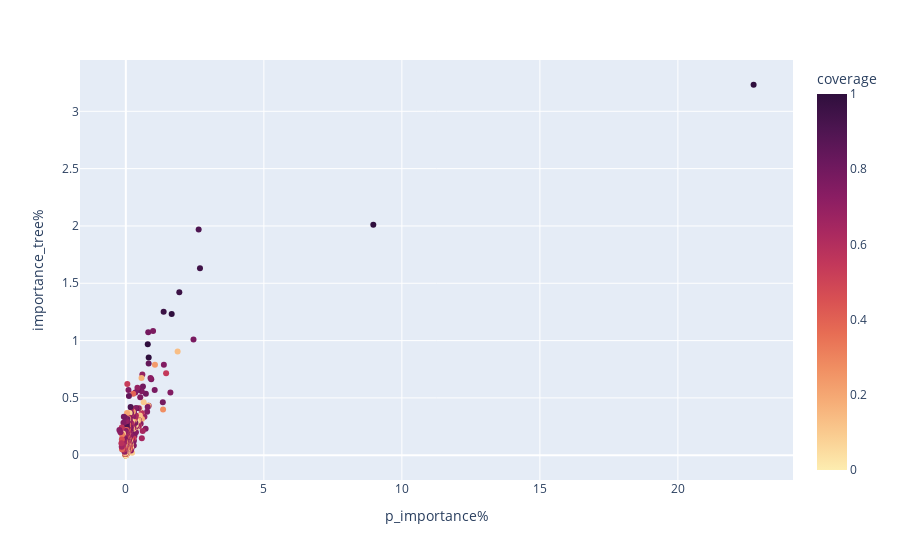

Here is the notebook cell this chart was saved with:
### Code cell
px.scatter(
    p_imp_df,
    x="p_importance%",
    y="importance_tree%",
    color="coverage",
    hover_data=["feature"],
    color_continuous_scale="matter",
)

### Figure 1 — Plotly figure (JSON) as saved in the notebook; plotly's stock layout.template omitted (floating-point values rounded to 4 significant figures; data arrays with more than 128 entries replaced by an {"elided": "..."} marker saying what was removed)
{"data": [{"customdata": {"elided": "815x1 str values"}, "hovertemplate": "p_importance%=%{x}<br>importance_tree%=%{y}<br>feature=%{customdata[0]}<br>coverage=%{marker.color}<extra></extra>", "legendgroup": "", "marker": {"color": {"elided": "815 float values"}, "coloraxis": "coloraxis", "symbol": "circle"}, "mode": "markers", "name": "", "orientation": "v", "showlegend": false, "type": "scatter", "x": {"elided": "815 float values"}, "xaxis": "x", "y": {"elided": "815 float values"}, "yaxis": "y"}], "layout": {"coloraxis": {"colorbar": {"title": {"text": "coverage"}}, "colorscale": [[0, "rgb(253, 237, 176)"], [0.09091, "rgb(250, 205, 145)"], [0.1818, "rgb(246, 173, 119)"], [0.2727, "rgb(240, 142, 98)"], [0.3636, "rgb(231, 109, 84)"], [0.4545, "rgb(216, 80, 83)"], [0.5455, "rgb(195, 56, 90)"], [0.6364, "rgb(168, 40, 96)"], [0.7273, "rgb(138, 29, 99)"], [0.8182, "rgb(107, 24, 93)"], [0.9091, "rgb(76, 21, 80)"], [1, "rgb(47, 15, 61)"]]}, "legend": {"tracegroupgap": 0}, "margin": {"t": 60}, "xaxis": {"anchor": "y", "domain": [0, 1], "title": {"text": "p_importance%"}}, "yaxis": {"anchor": "x", "domain": [0, 1], "title": {"text": "importance_tree%"}}}}
